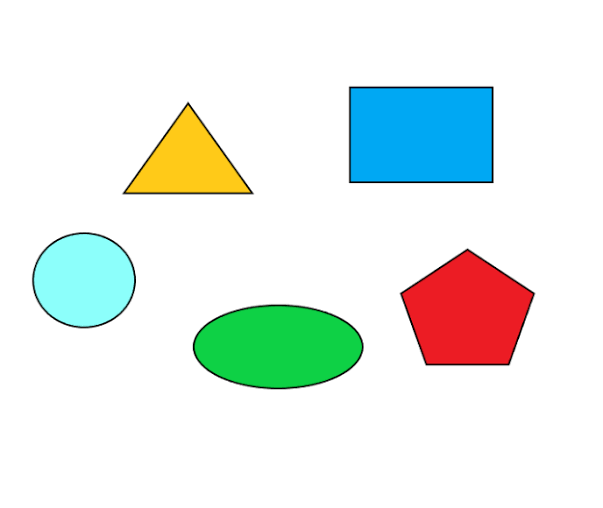
#> input picture Cv_MiniProjects/Shapes Detection/objects.png, 603 x 508 px
$ python shapes_detection.py
#> lines starting #> are read from the running program, lines starting #| are printed output that depends on the picture; after the words box and inside, x2 and y2 are one past the last pixel; in counts of white or black regions, pixels touching at a corner belong together
import cv2


image = cv2.imread("objects.png")
#> image is the input picture: shape (508, 603, 3); mean B, G, R 233.8, 238.4, 229.6

cv2.imshow("image",image)

gray = cv2.cvtColor(image,cv2.COLOR_BGR2GRAY)
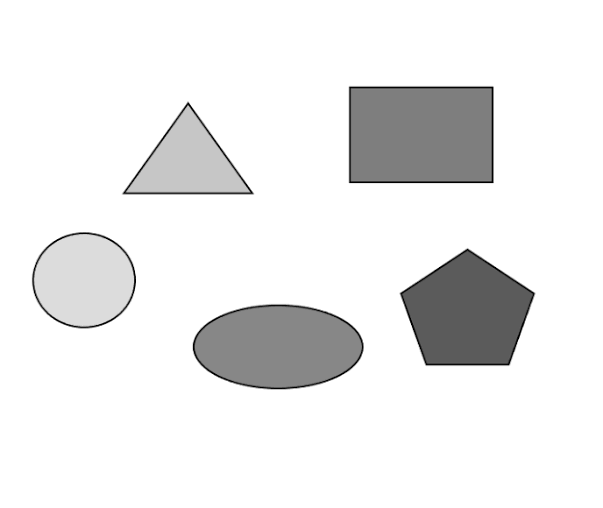
#> gray: shape (508, 603); min 0, max 255, mean 235.3

cv2.imshow("gray",gray)

_,thresh=cv2.threshold(gray,230,250,cv2.THRESH_BINARY_INV)
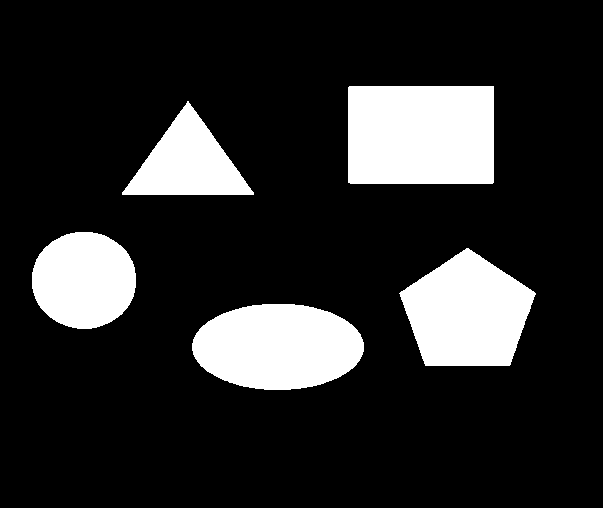
#> thresh: shape (508, 603); values 0 (black) and 250 (white), 16.8% white; 5 white regions

cv2.imshow("Thresh",thresh)

contours,_=cv2.findContours(thresh,cv2.RETR_EXTERNAL,cv2.CHAIN_APPROX_SIMPLE)
#> contours = 5 contours; box (x1, y1, x2, y2) and area: (348, 86, 494, 184) 14062, (192, 304, 364, 390) 11475, (399, 248, 536, 366) 10998, (32, 232, 136, 329) 7854, (122, 101, 254, 195) 6186


for c in contours:
    if cv2.contourArea(c)<200:
        break
    peri = cv2.arcLength(c,True)
    approx = cv2.approxPolyDP(c,0.02*peri,True)
    vertices = len(approx)

    if vertices == 3:
        shape = 'Triangle'
    elif vertices == 4:
        shape = 'Rectangle'
    elif vertices == 5:
        shape = 'Pentagon'
    elif vertices == 6:
        shape ='Hexagon'
    else:
        shape ='Circle'


    M = cv2.moments(c)
    cx= int(M["m10"]/M["m00"])
    cy= int(M["m01"]/M["m00"])

    cv2.putText(image,shape,(cx-40,cy),cv2.FONT_HERSHEY_SIMPLEX,0.7,(0,0,0),2)
#> this loop made 5 passes
#> (peri, approx, vertices, shape, cx, cy) on passes 4 to 5: (371.8, [[122, 192], [253, 194], [188, 101]], 3, 'Triangle', 187, 162), (482.2, [[348, 87], [348, 182], [493, 182], [493, 86]], 4, 'Rectangle', 420, 134)
#> (peri, vertices, shape, cx, cy) on passes 1 to 3: (437, 8, 'Circle', 277, 346), (422.8, 5, 'Pentagon', 467, 312), (331.8, 8, 'Circle', 83, 279)
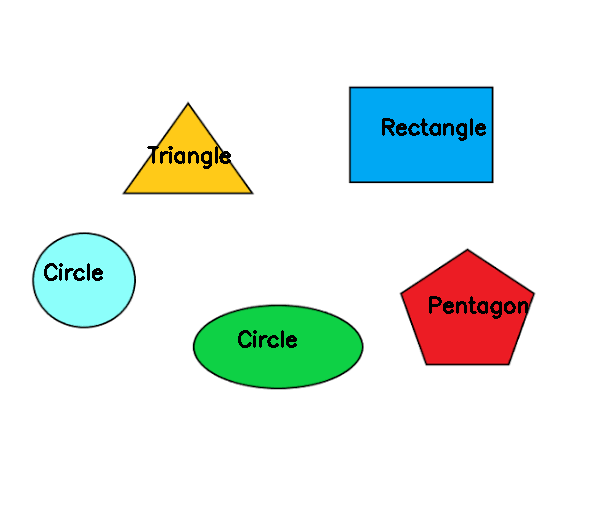
#> image: shape (508, 603, 3); 1.02% of pixels changed, all inside (x1, y1, x2, y2) = (44, 118, 528, 348)


cv2.drawContours(image,contours,-1,(0,255,0),3)
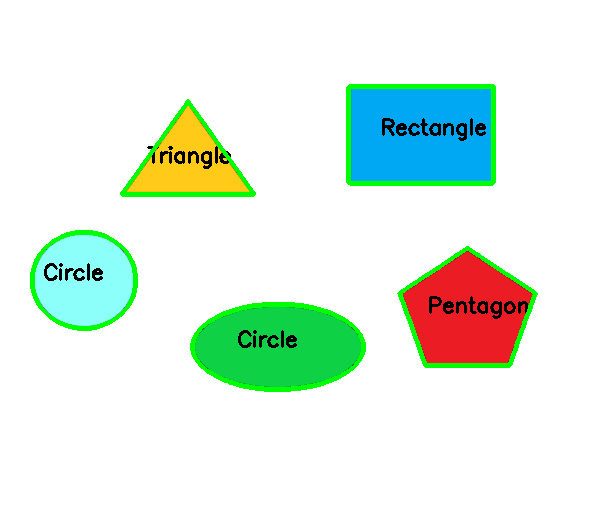
#> image: shape (508, 603, 3); 2.98% of pixels changed, all inside (x1, y1, x2, y2) = (30, 84, 538, 392)
cv2.imshow("shapes_detected",image)


cv2.waitKey(0)
while True:
    key=cv2.waitKey(1) & 0xFF
#> (key Esc is pressed here)

    if key == 27:
        break
cv2.destroyAllWindows()
